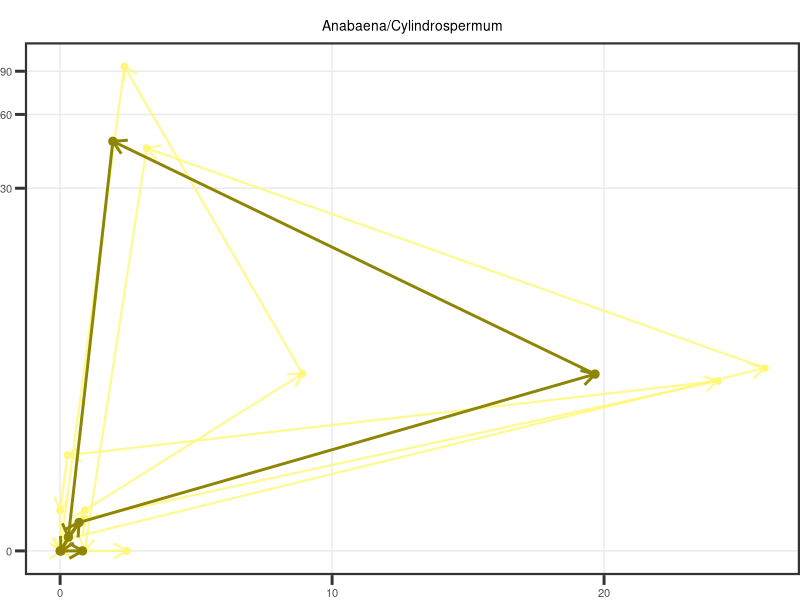
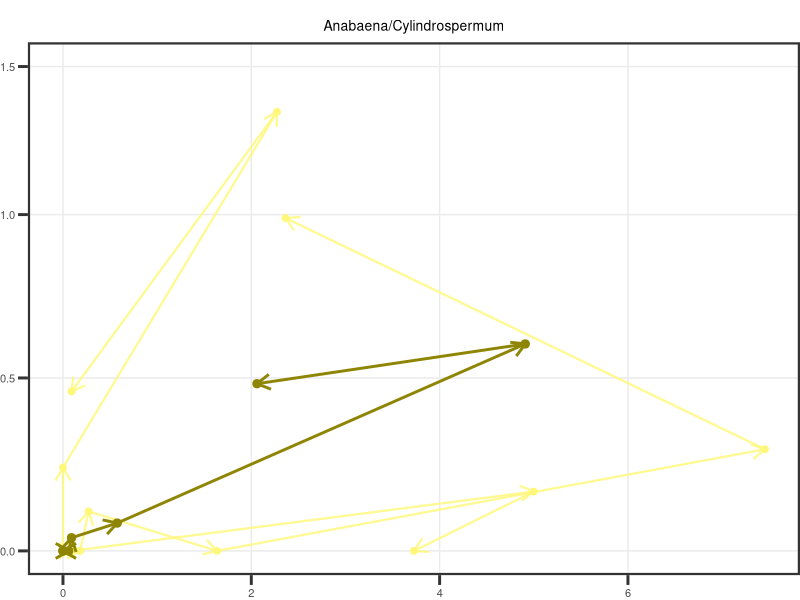
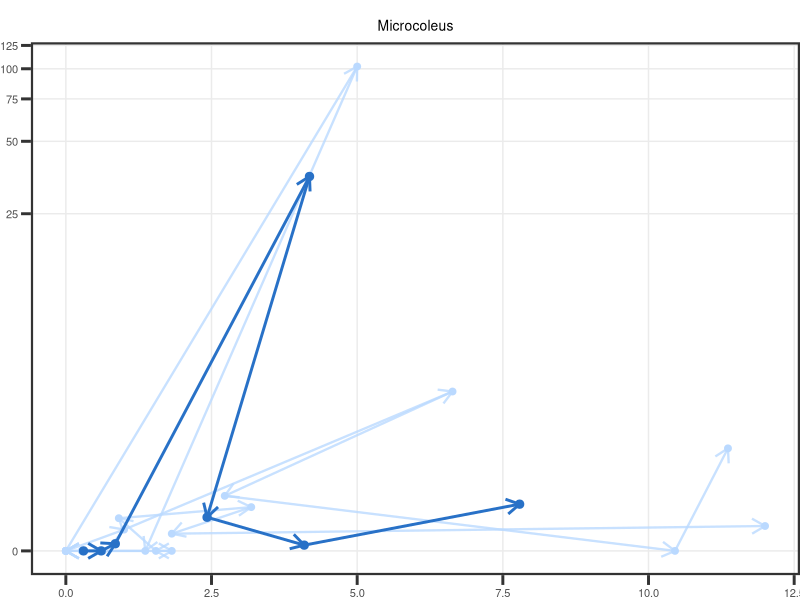
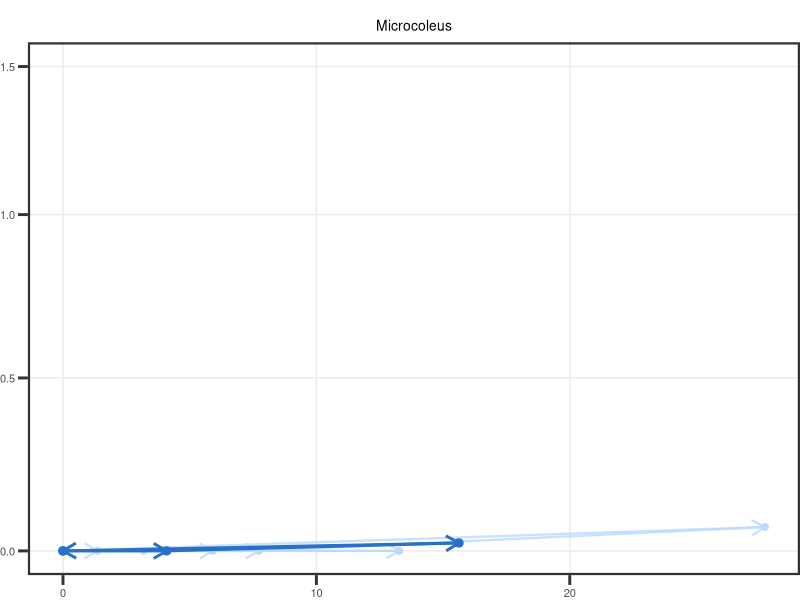
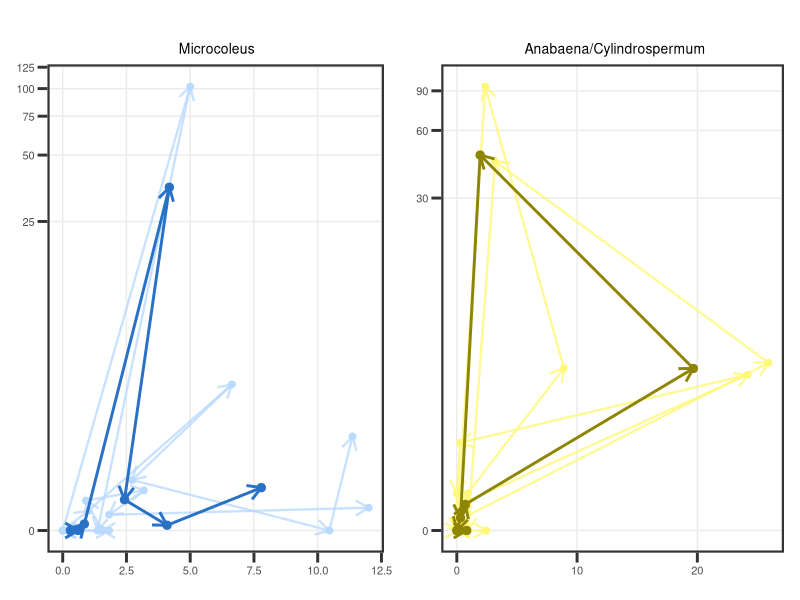
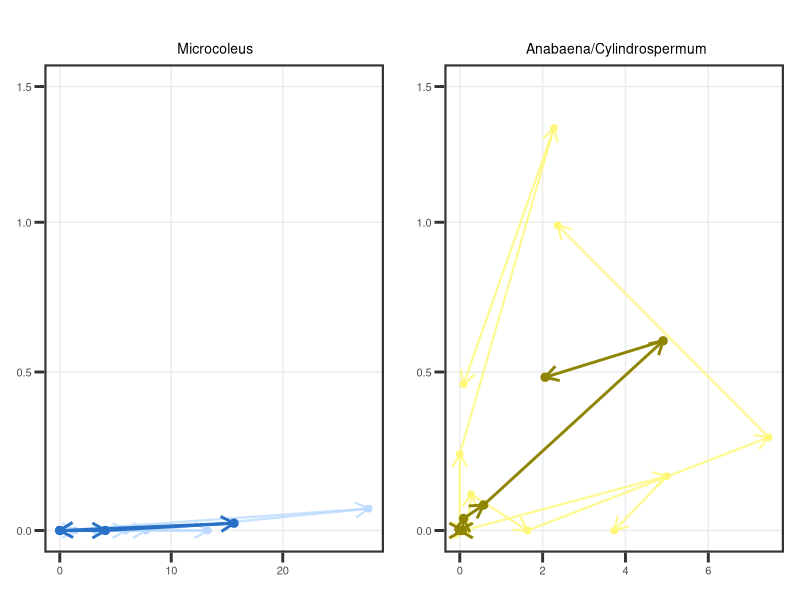
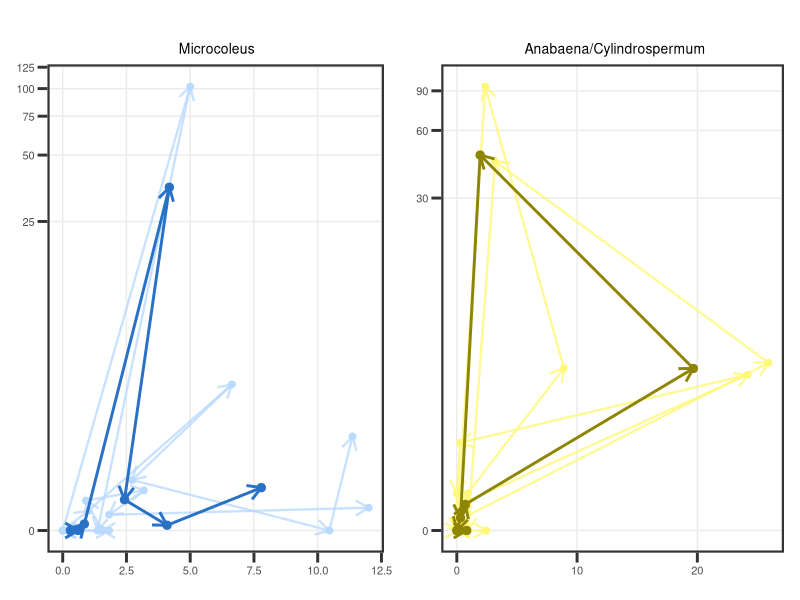
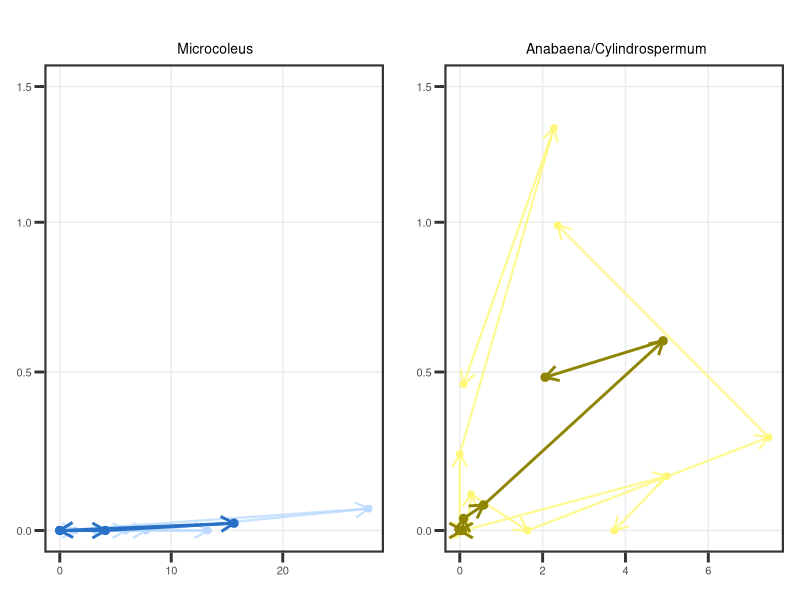

The R source for these figures, in order:
#### Supplemental figure to explore cover & ATX with biweekly 2022 data
### Jordan Zabrecky
## last edited: 10.30.2025

# This script creates a supplementary figure to explore the relationships
# between taxa-specific cover and ATX for biweekly 2022 data

#### (1) Loading libraries and data ####

# loading libraries
lapply(c("tidyverse", "lubridate", "plyr", "cowplot", "gridExtra", "grid",
         "ggtext"), 
       require, character.only = T)

# loading in cover and anatoxins
data <- read.csv("./data/field_and_lab/allrivers22_combined.csv") %>% 
  mutate(field_date = ymd(field_date)) %>% 
  select(field_date, site_reach, site, microcoleus, anabaena_cylindrospermum,
         TM_ATX_all_ug_g, TAC_ATX_all_ug_g)

# fill in ATX NAs with zero
data$TM_ATX_all_ug_g <- replace_na(data$TM_ATX_all_ug_g, 0)
data$TAC_ATX_all_ug_g <- replace_na(data$TAC_ATX_all_ug_g, 0)

# set universal theme for plots
# set universal theme for all plots
theme_set(theme_bw() + 
            theme(panel.grid.minor = element_blank(),
                  panel.border = element_rect(linewidth = 1.5), axis.ticks = element_line(linewidth = 1),
                  text = element_text(size = 10), axis.ticks.length=unit(.25, "cm"),
                  strip.background = element_blank(),
                  plot.margin = unit(c(.5, 0, 0, 0), "cm"),
                  plot.title = element_markdown(size = 10, hjust = 0.5)))

# change 7/6 Russian sampling to 7/6 to match the other two 
# (was supposed to sample the first day but field day was taking too long so came back)
data$field_date[which(data$field_date == as.Date("2022-07-07"))] <- as.Date("2022-07-06")

# calculate mean behavior 
mean_data <- data %>% 
  dplyr::group_by(field_date, site) %>% 
  dplyr::summarize(mean_micro_cover = mean(microcoleus),
                   mean_anacyl_cover = mean(anabaena_cylindrospermum),
                   mean_TM_ATX = mean(TM_ATX_all_ug_g),
                   mean_TAC_ATX = mean(TAC_ATX_all_ug_g))
# order by site 
mean_data <- mean_data[order(mean_data$site),]

#### (2) Cover & ATX figures ####

# need to make manual dataframes so that two sites are not
# linked together in geom_segment
data$end_micro_cover <- c(data$microcoleus[-1], NA)
data$end_anacyl_cover <- c(data$anabaena_cylindrospermum[-1], NA)
data$end_TM_atx <-  c(data$TM_ATX_all_ug_g[-1], NA)
data$end_TAC_atx <- c(data$TAC_ATX_all_ug_g[-1], NA)

# do the same for mean data
mean_data$end_micro_cover <- c(mean_data$mean_micro_cover[-1], NA)
mean_data$end_anacyl_cover <- c(mean_data$mean_anacyl_cover[-1], NA)
mean_data$end_TM_atx <-  c(mean_data$mean_TM_ATX[-1], NA)
mean_data$end_TAC_atx <- c(mean_data$mean_TAC_ATX[-1], NA)

# add in NAs to cut the segment on last field days
data[which(data$field_date == ymd("2022-09-15")), 
     c("end_micro_cover", "end_anacyl_cover", "end_TM_atx", "end_TAC_atx")] <- NA
data[which(data$field_date == ymd("2022-09-17")), 
     c("end_micro_cover", "end_anacyl_cover", "end_TM_atx", "end_TAC_atx")] <- NA
data[which(data$field_date == ymd("2022-09-22")), 
     c("end_micro_cover", "end_anacyl_cover", "end_TM_atx", "end_TAC_atx")] <- NA
mean_data[which(mean_data$field_date == ymd("2022-09-15")), 
     c("end_micro_cover", "end_anacyl_cover", "end_TM_atx", "end_TAC_atx")] <- NA
mean_data[which(mean_data$field_date == ymd("2022-09-17")), 
     c("end_micro_cover", "end_anacyl_cover", "end_TM_atx", "end_TAC_atx")] <- NA
mean_data[which(mean_data$field_date == ymd("2022-09-22")), 
     c("end_micro_cover", "end_anacyl_cover", "end_TM_atx", "end_TAC_atx")] <- NA

## anabaena/cylindrospermum

# south fork eel river
sfkeel_ana <- ggplot(data = data %>% filter(site == "SFE-M"), 
                     aes(anabaena_cylindrospermum, TAC_ATX_all_ug_g)) +
  geom_point(size = 2, color = "#fff77a") +
  geom_segment(data = data %>% filter(site == "SFE-M"), linewidth = 0.8, alpha = 0.8,
               aes(xend = end_anacyl_cover, yend = end_TAC_atx), color = "#fff77a",
               arrow = arrow(type = "open", length = unit(0.15, "inches"))) +
  geom_point(data = mean_data %>% filter(site == "SFE-M"), 
             aes(x = mean_anacyl_cover, y = mean_TAC_ATX), 
             color = "#8f8504", size = 2.5) +
  geom_segment(data = mean_data %>% filter(site == "SFE-M"), linewidth = 1, 
               color = "#8f8504",
               aes(x = mean_anacyl_cover,
                   y = mean_TAC_ATX,
                   xend = end_anacyl_cover,
                   yend = end_TAC_atx),
               arrow = arrow(type = "open", length = unit(0.15, "inches"))) +
  labs(y = NULL, x = NULL, title = "Anabaena/Cylindrospermum") +
  scale_y_continuous(trans=scales::pseudo_log_trans(base = 10)) +
  theme(legend.position = "top")
sfkeel_ana # why is color weird

rus_ana <- ggplot(data = data %>% filter(site == "RUS"),
                           aes(anabaena_cylindrospermum, TAC_ATX_all_ug_g)) +
  geom_point(size = 2, color = "#fff77a") +
  geom_segment(data = data %>% filter(site == "RUS"), linewidth = 0.8, alpha = 0.8,
               aes(xend = end_anacyl_cover, yend = end_TAC_atx), color = "#fff77a",
               arrow = arrow(type = "open", length = unit(0.15, "inches"))) +
  geom_point(data = mean_data %>% filter(site == "RUS"), 
             aes(x = mean_anacyl_cover, y = mean_TAC_ATX), 
             color = "#8f8504", size = 2.5) +
  geom_segment(data = mean_data %>% filter(site == "RUS"), linewidth = 1, 
               color = "#8f8504",
               aes(x = mean_anacyl_cover,
                   y = mean_TAC_ATX,
                   xend = end_anacyl_cover,
                   yend = end_TAC_atx),
               arrow = arrow(type = "open", length = unit(0.15, "inches"))) +
  labs(y = NULL, x = NULL, title = "Anabaena/Cylindrospermum") +
  scale_y_continuous(limits = c(0, 1.5), trans=scales::pseudo_log_trans(base = 10)) +
  theme(legend.position = "top")
rus_ana

## microcoleus

# south fork eel river
sfkeel_micro <- ggplot(data = data %>% filter(site == "SFE-M"), 
                       aes(microcoleus, TM_ATX_all_ug_g)) + 
     geom_point(size = 2, color = "#bad9ff") +
     geom_segment(data = data %>% filter(site == "SFE-M"), linewidth = 0.8, alpha = 0.8,
                  aes(xend = end_micro_cover,
                      yend = end_TM_atx),
                  color = "#bad9ff",
                  arrow = arrow(type = "open", length = unit(0.15, "inches"))) +
     geom_point(data = mean_data %>% filter(site == "SFE-M"), aes(x = mean_micro_cover, y = mean_TM_ATX), 
                color = "#2871c7", size = 2.5) +
     geom_segment(data = mean_data %>% filter(site == "SFE-M"), linewidth = 1, color = "#2871c7",
                  aes(x = mean_micro_cover,
                      y = mean_TM_ATX,
                      xend = end_micro_cover,
                      yend = end_TM_atx),
                  arrow = arrow(type = "open", length = unit(0.15, "inches"))) +
     labs(y = NULL, x = NULL, title = "Microcoleus") +
     scale_y_continuous(trans=scales::pseudo_log_trans(base = 10)) +
     theme(legend.position = "top")
sfkeel_micro

# salmon
sal_micro <- ggplot(data = data %>% filter(site == "SAL"), 
                    aes(microcoleus, TM_ATX_all_ug_g)) + 
  geom_point(size = 2, color = "#bad9ff") +
  geom_segment(data = data %>% filter(site == "SAL"), linewidth = 0.8, alpha = 0.8,
               aes(xend = end_micro_cover,
                   yend = end_TM_atx),
               color = "#bad9ff",
               arrow = arrow(type = "open", length = unit(0.15, "inches"))) +
  geom_point(data = mean_data %>% filter(site == "SAL"), aes(x = mean_micro_cover, y = mean_TM_ATX), 
             color = "#2871c7", size = 2.5) +
  geom_segment(data = mean_data %>% filter(site == "SAL"), linewidth = 1, color = "#2871c7",
               aes(x = mean_micro_cover,
                   y = mean_TM_ATX,
                   xend = end_micro_cover,
                   yend = end_TM_atx),
               arrow = arrow(type = "open", length = unit(0.15, "inches"))) +
  labs(y = NULL, x = NULL, title = "Microcoleus") +
  scale_y_continuous(limits = c(0, 1.5), trans=scales::pseudo_log_trans(base = 10)) +
  theme(legend.position = "top")
sal_micro

#### (3) Putting together plots and saving ####

# plot all
all <- plot_grid(sfkeel_micro, sfkeel_ana, scale = 0.92) +
  theme(plot.background = element_rect(fill = "white", color = "white"))
all 
# dropping russian and salmon here (using this figure in main figure currently...)

# save figure
ggsave("./figures/sfig_cover_ATX_covary_2022_notfinal.tiff", dpi = 600, 
       width=16, height=9, unit="cm")

# deciding to include supplemental of Salmon and Russian
sal_rus <- plot_grid(sal_micro, rus_ana, scale = 0.92) +
  theme(plot.background = element_rect(fill = "white", color = "white"))
sal_rus

# save figure
ggsave("./figures/sfig_cover_ATX_covary_salrus_2022_notfinal.tiff", dpi = 600, 
       width=16, height=9, unit="cm")
